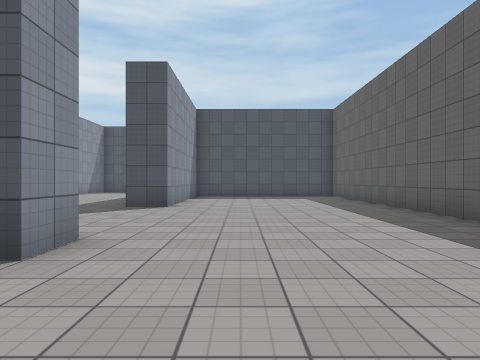
View 1 (above)

22 first-person views from a walk through a 3-D level made in the Unity game engine. The camera is 1.3 m above the floor, looks level and sees 70° across. The floor is counted in squares, 2 m on a side. Each view is taken from the middle of a square. On the plan, view 1 faces up. The plan holds only what a view shows up to about 10 squares ahead; the rest is blank. The place goes on beyond the plan. Surface patterns are stand-ins for the level's own textures.

View 2
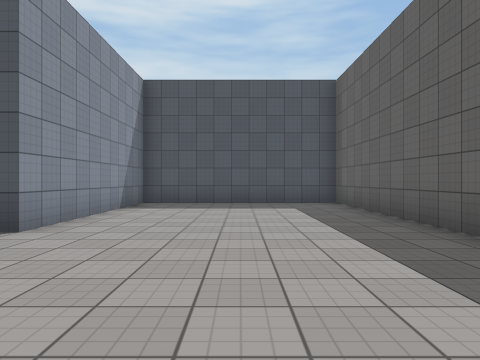

View 3
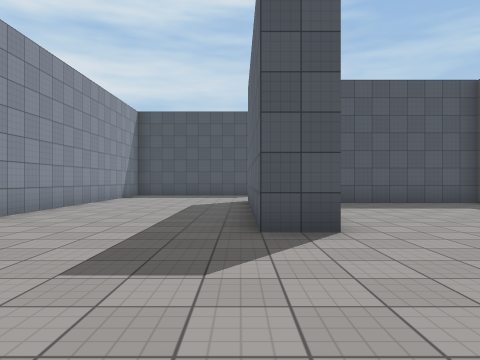

View 4
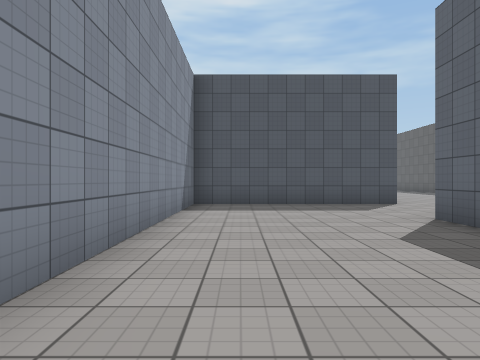

View 5
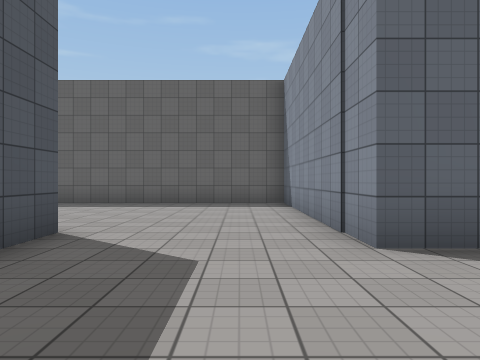

View 6
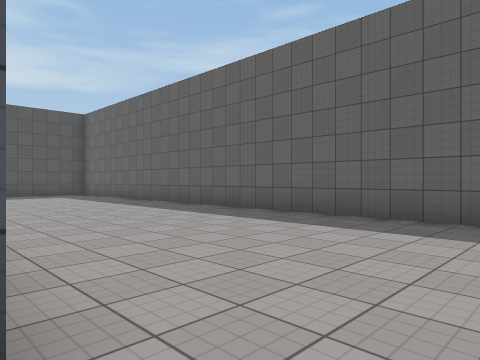

View 7
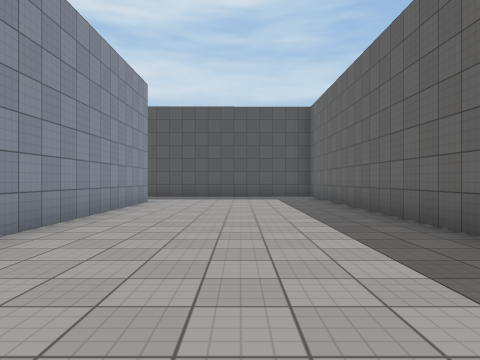

View 8
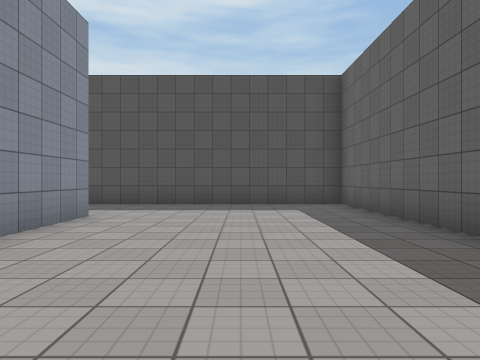

View 9
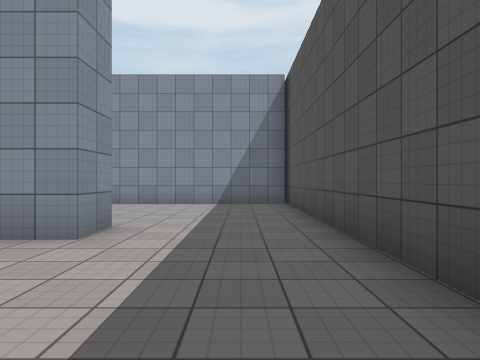

View 10
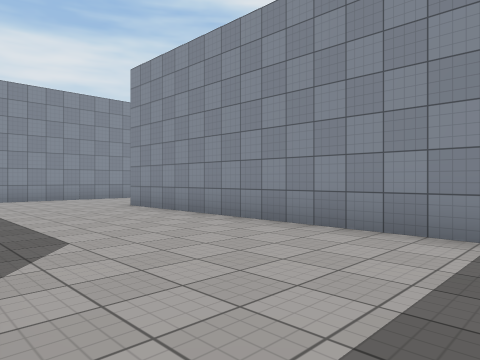

View 11
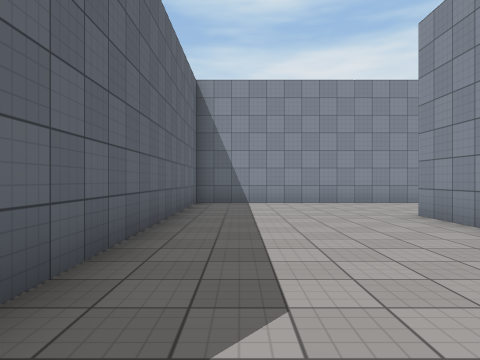

View 12
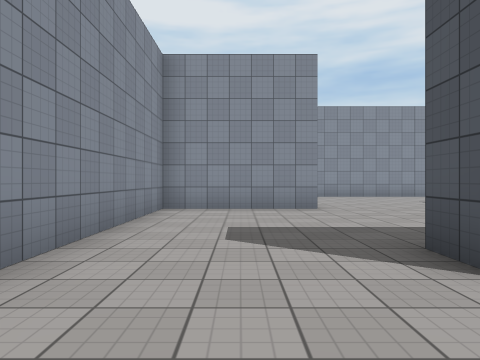

View 13
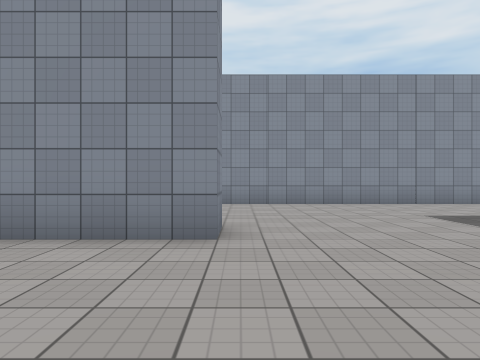

View 14
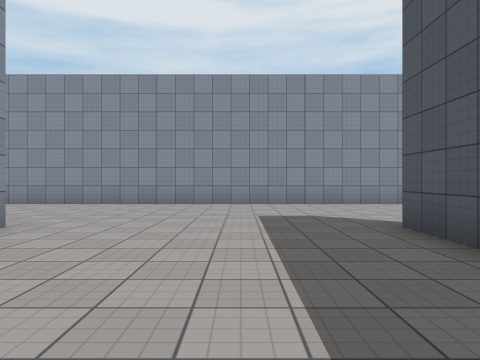

View 15
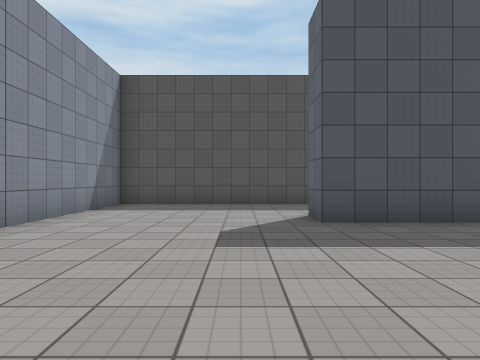

View 16
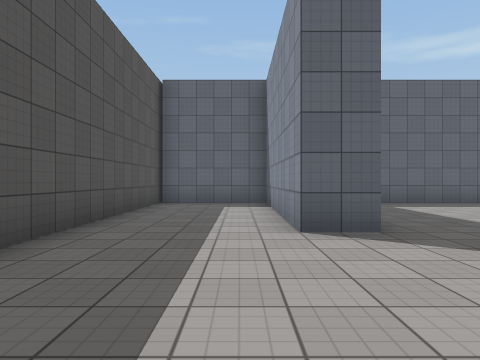

View 17
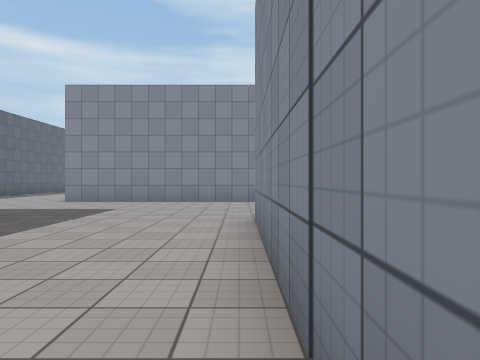

View 18
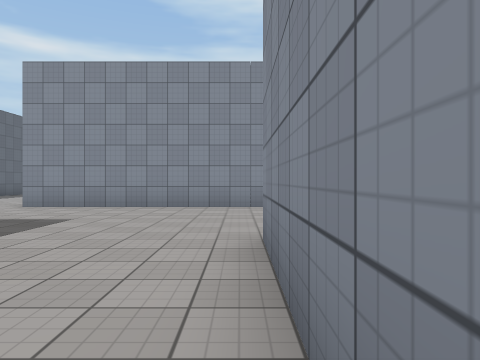

View 19
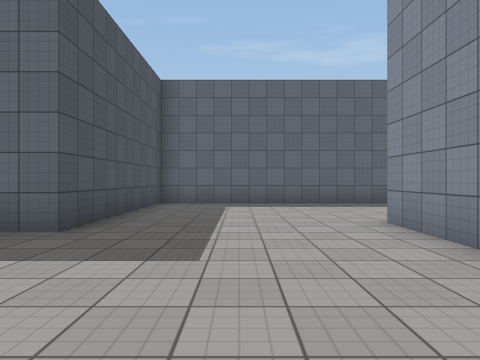

View 20
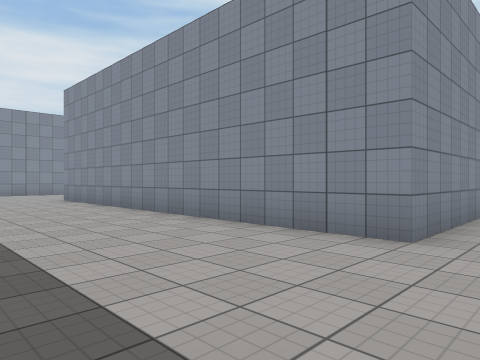

View 21
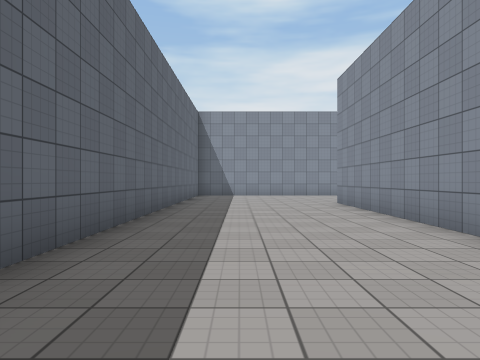

View 22
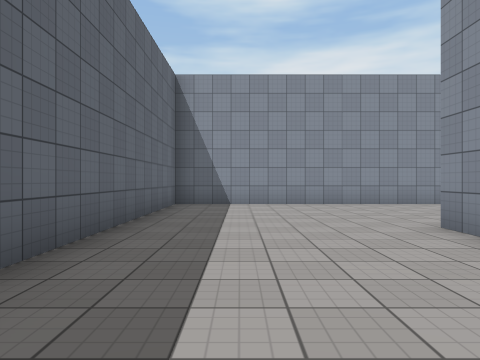

### Floor plan
Points are (right, up) in squares from view 1. A wall is a line through its corners. A room is listed if a view was taken in it or the views show most of it. See-through windows are left out.
Room 1 (views 1, 2, 3, 4, 5, 6, 7, 8, 9, 10, 11, 12, 13, 14, 15, 16, 17, 18, 19, 20, 21, 22)
walls: (-1.8, 18.2) (-7.3, 18.2) (-7.3, 10); (-8.3, 23.1) (-8.3, 26); (-13.8, 22.8) (-12.8, 22.8) (-12.8, 19.3) (-2.8, 19.3) (-2.8, 27.2); (-18.6, 13.7) (-12.8, 13.7) (-12.8, 3.2); (-1.7, 3.7) (-1.7, 2.7); (-11.2, 28.3) (-13.7, 28.3) (-13.7, 29.2) (-8.3, 29.2) (-8.3, 32.3); (3.7, 5.2) (3.7, 13.7) (-1.7, 13.7) (-1.7, 8.3) (-2.8, 8.3) (-2.8, 14.7) (3.7, 14.7) (3.7, 32.3) (-7.3, 32.3) (-7.3, 22.8) (-8.2, 22.8); (-2.8, 29.2) (-1.7, 29.2) (-1.7, 22.9); (-8, 32.3) (-18.3, 32.3) (-18.3, 18.3); (-15.5, -1.2) (-8.3, -1.2) (-8.3, 18.2) (-13.7, 18.2) (-13.7, 19)

Positions as (right, up) in squares from view 1, and headings:
1: (0, 0), facing up
2: (1, 4), facing up
3: (-3, 4), facing up
4: (-6, 9), facing up
5: (-6, 16), facing right
6: (-2, 17), facing up-right
7: (1, 19), facing up
8: (1, 23), facing up
9: (2, 31), facing left
10: (-3, 31), facing down-left
11: (-4, 29), facing down
12: (-5, 21), facing left
13: (-9, 23), facing left
14: (-9, 26), facing left
15: (-15, 23), facing up
16: (-18, 30), facing right
17: (-18, 24), facing down
18: (-18, 22), facing down
19: (-18, 16), facing right
20: (-9, 15), facing down-left
21: (-10, 13), facing down
22: (-10, 8), facing down
